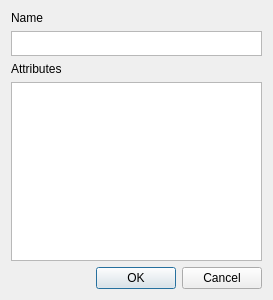
<?xml version="1.0" encoding="UTF-8"?>
<ui version="4.0">
 <class>RedactDialog</class>
 <widget class="QDialog" name="RedactDialog">
  <property name="geometry">
   <rect>
    <x>0</x>
    <y>0</y>
    <width>273</width>
    <height>300</height>
   </rect>
  </property>
  <property name="windowTitle">
   <string>Dialog</string>
  </property>
  <property name="modal">
   <bool>true</bool>
  </property>
  <layout class="QGridLayout" name="gridLayout">
   <item row="4" column="0">
    <widget class="QDialogButtonBox" name="buttonBox">
     <property name="orientation">
      <enum>Qt::Horizontal</enum>
     </property>
     <property name="standardButtons">
      <set>QDialogButtonBox::Cancel|QDialogButtonBox::Ok</set>
     </property>
    </widget>
   </item>
   <item row="0" column="0">
    <widget class="QLabel" name="label_2">
     <property name="text">
      <string>Name</string>
     </property>
    </widget>
   </item>
   <item row="2" column="0">
    <widget class="QLabel" name="label">
     <property name="text">
      <string>Attributes</string>
     </property>
    </widget>
   </item>
   <item row="3" column="0">
    <widget class="QListWidget" name="attrList"/>
   </item>
   <item row="1" column="0">
    <widget class="QListWidget" name="nameList">
     <property name="maximumSize">
      <size>
       <width>16777215</width>
       <height>25</height>
      </size>
     </property>
    </widget>
   </item>
  </layout>
 </widget>
 <resources/>
 <connections>
  <connection>
   <sender>buttonBox</sender>
   <signal>accepted()</signal>
   <receiver>RedactDialog</receiver>
   <slot>accept()</slot>
   <hints>
    <hint type="sourcelabel">
     <x>248</x>
     <y>254</y>
    </hint>
    <hint type="destinationlabel">
     <x>157</x>
     <y>274</y>
    </hint>
   </hints>
  </connection>
  <connection>
   <sender>buttonBox</sender>
   <signal>rejected()</signal>
   <receiver>RedactDialog</receiver>
   <slot>reject()</slot>
   <hints>
    <hint type="sourcelabel">
     <x>316</x>
     <y>260</y>
    </hint>
    <hint type="destinationlabel">
     <x>286</x>
     <y>274</y>
    </hint>
   </hints>
  </connection>
 </connections>
</ui>
